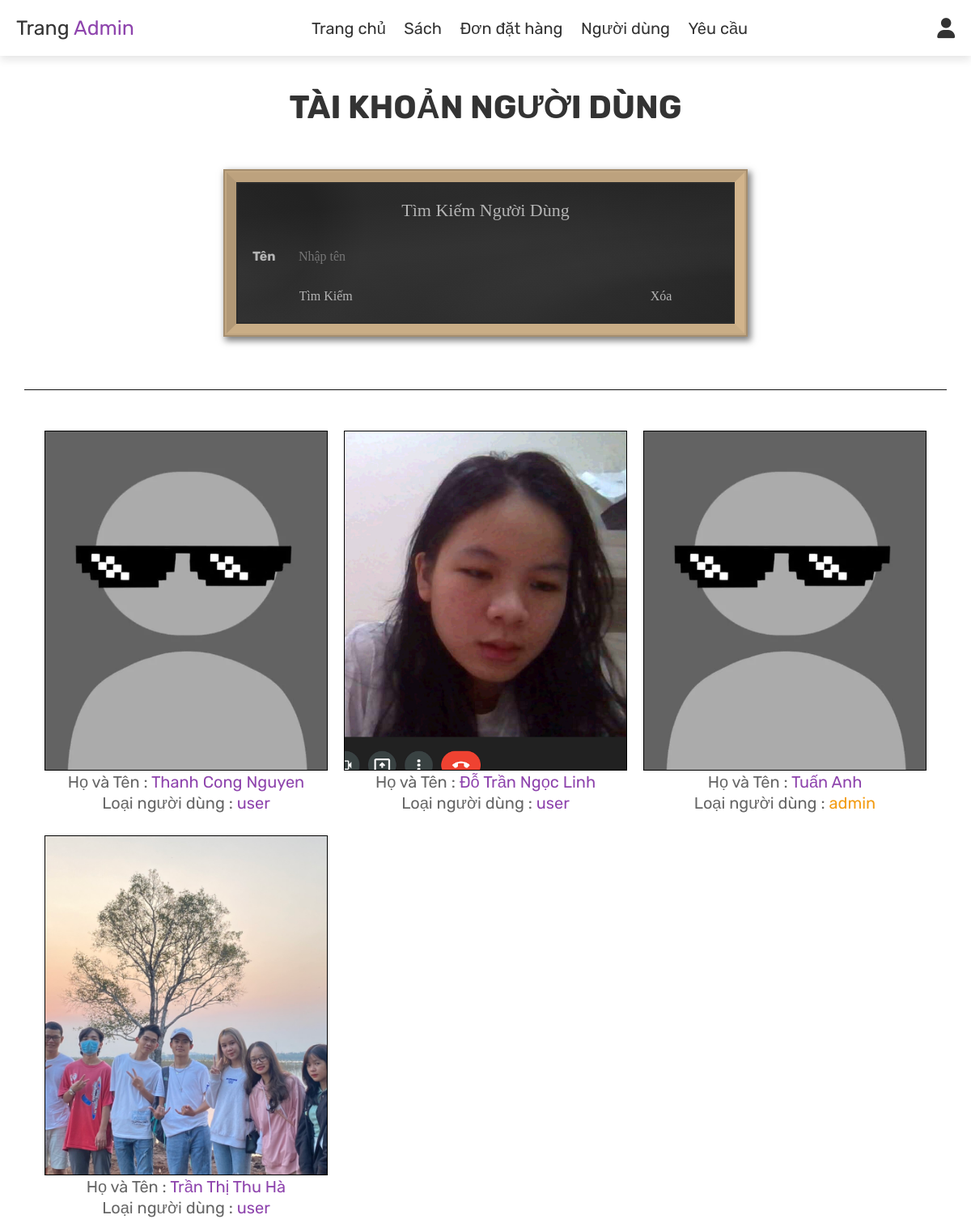
/admin/View/admin_user.php (signed in), run on the app's committed database.
### tables this page shows
CREATE TABLE `users` (
  `user_id` varchar(10) NOT NULL,
  `fullname` varchar(100) NOT NULL,
  `username` varchar(100) DEFAULT NULL,
  `email` varchar(100) NOT NULL,
  `phonenumber` varchar(20) NOT NULL,
  `password` varchar(100) NOT NULL,
  `user_type` varchar(100) NOT NULL DEFAULT 'user',
  `image` varchar(100) NOT NULL
);

### admin/View/admin_user.php (the view, shortened to what this page needs)
<?php
include '../../config/config.php';
?>
<!DOCTYPE html>
<html lang="en">
<head>
    <link rel="stylesheet" href="https://cdnjs.cloudflare.com/ajax/libs/font-awesome/6.0.0/css/all.min.css">
    <link rel="stylesheet" href="../../public/css/admin.css">
</head>
<body>
    <?php include 'admin_header.php'; ?>
    <section class="users">
        <h1 class="title">Tài khoản người dùng </h1>
        <form action="" method="post">
            <div>
                <div class="blackboard">
                    <div class="form">
                        <hr><br>
                        <p>
                            <label for="name"><b>Tên&emsp;</b></label>
                            <input type="text" placeholder="Nhập tên" name="fullname">
                            <br>
                        </p>
                        <p><br>
                        <p class="wipeout">
                            <span style="float: left; margin-left: 10%">
                                <input type="submit" name="search" value="Tìm Kiếm" />
                            </span>
                            <span style="float: right; margin-right: 10%">
                                <input type="submit" value="Xóa" />
                            </span><br>
                        </p>
                    </div>
                </div>
            </div>
        </form>
        <br>
        <div class="box-container" style="border-bottom: 1px solid #111;">
        </div>
        <div class="box-container" style="margin-top:20px;">
            <?php
            $select_users = mysqli_query($conn, "SELECT * FROM `users`") or die('query failed');
            while ($fetch_users = mysqli_fetch_assoc($select_users)) {
            ?>
            <div class="box">
                <div class="imgBox">
                    <?php if ($fetch_users['image'] != '') { ?>
                    <img src="../../public/images/<?= $fetch_users['image'] ?>" alt="">
                    <?php } else { ?>
                    <img src="../../public/images/avatar_user.png" alt="">
                    <?php } ?>
                </div>
                <div class="fullname-type">
                    <p> Họ và Tên : <span><?php echo $fetch_users['fullname']; ?></span> </p>
                    <p> Loại người dùng : <span
                            style="color:<?php if ($fetch_users['user_type'] == 'admin') {
                                                                        echo 'var(--orange)';
                                                                    } ?>"><?php echo $fetch_users['user_type']; ?></span> </p>
                </div>
                <div class="detail">
                    <p> User id : <span><?php echo $fetch_users['user_id']; ?></span> </p>
                    <p> Họ và Tên : <span><?php echo $fetch_users['fullname']; ?></span> </p>
                    <p> username : <span><?php echo $fetch_users['username']; ?></span> </p>
                    <p> Email : <span><?php echo $fetch_users['email']; ?></span> </p>
                    <p> Loại người dùng : <span
                            style="color:<?php if ($fetch_users['user_type'] == 'admin') {
                                                                        echo 'var(--orange)';
                                                                    } ?>"><?php echo $fetch_users['user_type']; ?></span> </p>
                    <br><br>
                    <a href="admin_user.php?delete=<?php echo $fetch_users['user_id']; ?>"
                        onclick="return confirm('delete this user?');" class="delete-btn">Xóa</a>
                </div>
            </div>
            <?php
            };
            ?>
        </div>
    </section>
</body>
</html>

### public/css/admin.css (style rules this page uses)
:root { --purple: #8e44ad; --red: #c0392b; --orange: #f39c12; --black: #333; --white: #fff; --light-color: #666; --light-white: #ccc; --light-bg: rgba(255, 255, 255, 0.1); --border: 0.1rem solid var(--black); --box-shadow: 0 0.5rem 1rem rgba(0, 0, 0, 0.1); }
* { font-family: "Rubik", sans-serif; margin: 0; padding: 0; box-sizing: border-box; outline: none; border: none; text-decoration: none; transition: all 0.2s linear; }
html { font-size: 62.5%; overflow-x: hidden; }
body { background-color: var(--light-bg); }
section { padding: 4rem 3rem; }
.title { text-align: center; margin-bottom: 2rem; text-transform: uppercase; color: var(--black); font-size: 4rem; }
.btn, .option-btn, .delete-btn, .white-btn { display: inline-block; margin-top: 1rem; padding: 1rem 3rem; cursor: pointer; color: var(--white); font-size: 1.8rem; border-radius: 0.5rem; text-transform: capitalize; }
.delete-btn { background-color: var(--red); }
.users .box-container { display: grid; grid-template-columns: repeat(auto-fit, 35rem); justify-content: center; gap: 2rem; max-width: 1200px; margin: 0 auto; align-items: flex-start; }
.users .box-container .box { background-color: var(--white); word-wrap: break-word; word-break: break-all; position: relative; margin: 30px 0px; height: 420px; transform-style: preserve-3d; transform: perspective(2000px); transition: 1s; }
.users .box-container .box .imgBox { position: relative; width: 100%; height: 100%; border: 1px solid #000; box-sizing: border-box; transform-origin: left; z-index: 1; transition: 1.5s cubic-bezier(0.15, 1.7, 0.84, 0.58); background: #111; }
.users .box-container .box .imgBox img { position: absolute; top: 0; left: 0; width: 100%; height: 100%; object-fit: cover; }
.users .box-container .box .fullname-type { pointer-events: none; }
.users .box-container .box .detail { position: absolute; top: 0; left: 0; box-sizing: border-box; padding: 20px; z-index: -1; }
.users .box-container .box .detail p { padding-bottom: 1.5rem; font-size: 2rem; color: var(--light-color); }
.users .box-container .box .fullname-type p { font-size: 2rem; color: var(--light-color); margin: 0; margin-top: 2px; text-align: center; }
.users .box-container .box .detail p span { color: var(--purple); }
.users .box-container .box .fullname-type p span { color: var(--purple); }
.users .box-container .box .detail .delete-btn { position: absolute; left: 50%; transform: translate(-50%, 0); bottom: 0; }

### admin/View/admin_user.php (style rules this page uses)
.blackboard { position: relative; width: 640px; margin: 5% auto; border: tan solid 12px; border-top: #bda27e solid 12px; border-left: #b19876 solid 12px; border-bottom: #c9ad86 solid 12px; box-shadow: 0px 0px 6px 5px rgba(58, 18, 13, 0), 0px 0px 0px 2px #c2a782, 0px 0px 0px 4px #a58e6f, 3px 4px 8px 5px rgba(0, 0, 0, 0.5); background-image: radial-gradient(circle at left 30%, rgba(34, 34, 34, 0.3), rgba(34, 34, 34, 0.3) 80px, rgba(34, 34, 34, 0.5) 100px, rgba(51, 51, 51, 0.5) 160px, rgba(51, 51, 51, 0.5)), linear-gradient(215deg, transparent, transparent 100px, #222 260px, #222 320px, transparent), radial-gradient(circle at right, #111, rgba(51, 51, 51, 1)); background-color: #333; }
.blackboard:before { box-sizing: border-box; display: block; position: absolute; width: 100%; height: 100%; background-image: linear-gradient(175deg, transparent, transparent 40px, rgba(120, 120, 120, 0.1) 100px, rgba(120, 120, 120, 0.1) 110px, transparent 220px, transparent), linear-gradient(200deg, transparent 80%, rgba(50, 50, 50, 0.3)), radial-gradient(ellipse at right bottom, transparent, transparent 200px, rgba(80, 80, 80, 0.1) 260px, rgba(80, 80, 80, 0.1) 320px, transparent 400px, transparent); border: #2c2c2c solid 2px; content: "Tìm Kiếm Người Dùng"; font-family: 'Permanent Marker', cursive; font-size: 2.2em; color: rgba(238, 238, 238, 0.7); text-align: center; padding-top: 20px; }
.form { padding: 70px 20px 20px; }
p { position: relative; margin-bottom: 1em; }
label { vertical-align: middle; font-family: 'Permanent Marker', cursive; font-size: 1.6em; color: rgba(238, 238, 238, 0.7); }
input, textarea { vertical-align: middle; padding-left: 10px; background: none; border: none; font-family: 'Permanent Marker', cursive; font-size: 1.6em; color: rgba(238, 238, 238, 0.8); line-height: .6em; outline: none; }
input[type="submit"] { cursor: pointer; color: rgba(238, 238, 238, 0.7); line-height: 1em; padding: 0; }

### data on the page
users: fullname "Thanh Cong Nguyen", user_type "user"
users: image (picture), fullname "Đỗ Trần Ngọc Linh", user_type "user"
users: fullname "Tuấn Anh", user_type "admin"
users: image (picture), fullname "Trần Thị Thu Hà", user_type "user"
